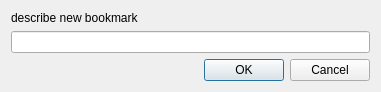
<?xml version="1.0" encoding="UTF-8"?>
<ui version="4.0">
 <class>AddBookmark</class>
 <widget class="QDialog" name="AddBookmark">
  <property name="geometry">
   <rect>
    <x>0</x>
    <y>0</y>
    <width>381</width>
    <height>83</height>
   </rect>
  </property>
  <property name="windowTitle">
   <string>Dialog</string>
  </property>
  <layout class="QVBoxLayout" name="verticalLayout">
   <item>
    <layout class="QVBoxLayout" name="verticalLayout_2">
     <item>
      <widget class="QLabel" name="label">
       <property name="text">
        <string>describe new bookmark</string>
       </property>
      </widget>
     </item>
     <item>
      <widget class="QLineEdit" name="lineEdit"/>
     </item>
    </layout>
   </item>
   <item>
    <widget class="QDialogButtonBox" name="buttonBox">
     <property name="orientation">
      <enum>Qt::Horizontal</enum>
     </property>
     <property name="standardButtons">
      <set>QDialogButtonBox::Cancel|QDialogButtonBox::Ok</set>
     </property>
    </widget>
   </item>
  </layout>
 </widget>
 <resources/>
 <connections>
  <connection>
   <sender>buttonBox</sender>
   <signal>accepted()</signal>
   <receiver>AddBookmark</receiver>
   <slot>accept()</slot>
   <hints>
    <hint type="sourcelabel">
     <x>248</x>
     <y>254</y>
    </hint>
    <hint type="destinationlabel">
     <x>157</x>
     <y>274</y>
    </hint>
   </hints>
  </connection>
  <connection>
   <sender>buttonBox</sender>
   <signal>rejected()</signal>
   <receiver>AddBookmark</receiver>
   <slot>reject()</slot>
   <hints>
    <hint type="sourcelabel">
     <x>316</x>
     <y>260</y>
    </hint>
    <hint type="destinationlabel">
     <x>286</x>
     <y>274</y>
    </hint>
   </hints>
  </connection>
  <connection>
   <sender>lineEdit</sender>
   <signal>returnPressed()</signal>
   <receiver>AddBookmark</receiver>
   <slot>AddNewBookmark()</slot>
   <hints>
    <hint type="sourcelabel">
     <x>199</x>
     <y>254</y>
    </hint>
    <hint type="destinationlabel">
     <x>199</x>
     <y>149</y>
    </hint>
   </hints>
  </connection>
  <connection>
   <sender>lineEdit</sender>
   <signal>returnPressed()</signal>
   <receiver>AddBookmark</receiver>
   <slot>accept()</slot>
   <hints>
    <hint type="sourcelabel">
     <x>199</x>
     <y>254</y>
    </hint>
    <hint type="destinationlabel">
     <x>199</x>
     <y>149</y>
    </hint>
   </hints>
  </connection>
 </connections>
 <slots>
  <slot>AddNewBookmark()</slot>
 </slots>
</ui>
